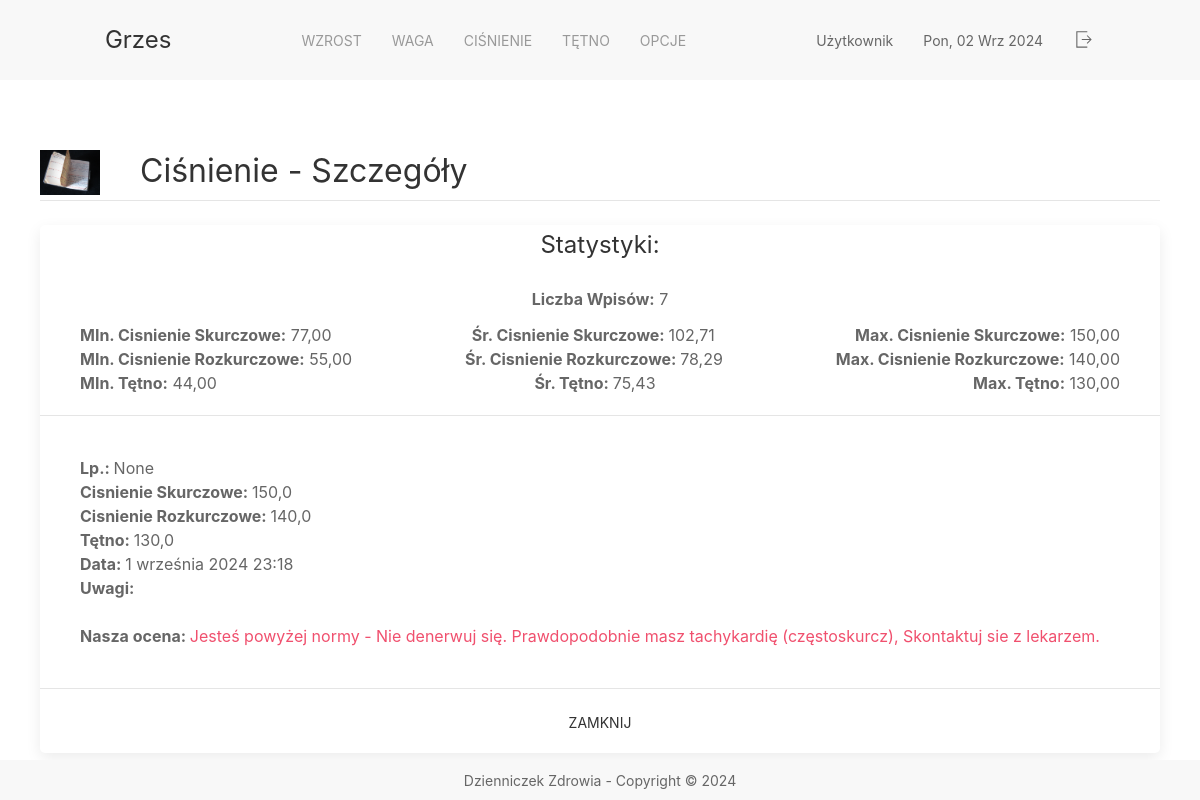
Screenshot of /pressures/details/1 with the database file from the repository.
### app_pressure/models.py (models this page shows)
class Pressure(models.Model):
    shrink = models.DecimalField(max_digits=5, decimal_places=1 ) # skurczowe
    diastole = models.DecimalField(max_digits=5, decimal_places=1 ) # rozkurczowe
    pulse = models.DecimalField(max_digits=5, decimal_places=1)
    date = models.DateTimeField()
    comments = models.CharField(max_length=255)

### app_pressure/views.py (the view)
# urls.py: path('details/<int:id>', views.pressure_details, name='pressure_details_url'),
def pressure_details(request, id):
    found_pressures = Pressure.objects.all()
    shrink_statistical_data = found_pressures.aggregate(Avg('shrink'), Min('shrink'), Max('shrink'), Count('shrink'))
    diastole_statistical_data = found_pressures.aggregate(Avg('diastole'), Min('diastole'), Max('diastole'), Count('diastole'))
    pulse_statistical_data = found_pressures.aggregate(Avg('pulse'), Min('pulse'), Max('pulse'), Count('pulse'))
    number = request.POST.get('number')
    found_pressure = Pressure.objects.get(pk=id)
    if not found_pressure:
        return HttpResponseNotFound('Zasób nie został znaleziony')
    context = {
        'number': number,
        'pressure': found_pressure,
        'shrink_statistical_data': shrink_statistical_data,
        'diastole_statistical_data': diastole_statistical_data,
        'pulse_statistical_data': pulse_statistical_data
    }
    return render(request,'app_pressure/pressure_details.html', context)

### app_pressure/templates/app_pressure/pressure_details.html (shortened to what this page needs)
{% extends 'fragments/layout.html' %}
{% load static %}
{% block page_content %}
    <div class="container">
        <div class="uk-panel">
            <img class="uk-align-left uk-margin-remove-adjacent" src="{% static 'background.JPG' %}" width="60"
                 height="28" alt="info">
            <h2 class="uk-heading-divider" style="position: relative">Ciśnienie - Szczegóły</h2>
        </div>
        <div class="uk-card uk-card-default uk-border-rounded">
            <div class="uk-card-header">
                <div>
                    <div class="uk-width-expand">
                        <h3 class="uk-card-title uk-position-relative uk-position-center">Statystyki:</h3>
                        <div class="uk-position-relative uk-position-center"><b> Liczba
                            Wpisów:</b> {{ shrink_statistical_data.shrink__count }}</div>
                        <div class="uk-flex uk-flex-between ">
                            <div><b> MIn. Cisnienie Skurczowe:</b> {{ shrink_statistical_data.shrink__min|floatformat:2 }}</div>
                            <div><b> Śr. Cisnienie Skurczowe: </b>{{ shrink_statistical_data.shrink__avg|floatformat:2 }}</div>
                            <div><b> Max. Cisnienie Skurczowe:</b> {{ shrink_statistical_data.shrink__max|floatformat:2 }}</div>
                        </div>
                        <div class="uk-flex uk-flex-between ">
                            <div><b> MIn. Cisnienie Rozkurczowe:</b> {{ diastole_statistical_data.diastole__min|floatformat:2 }}</div>
                            <div><b> Śr. Cisnienie Rozkurczowe: </b>{{ diastole_statistical_data.diastole__avg|floatformat:2 }}</div>
                            <div><b> Max. Cisnienie Rozkurczowe:</b> {{ diastole_statistical_data.diastole__max|floatformat:2 }}</div>
                        </div>
                        <div class="uk-flex uk-flex-between ">
                            <div><b> MIn. Tętno:</b> {{ pulse_statistical_data.pulse__min|floatformat:2 }}</div>
                            <div><b> Śr. Tętno: </b>{{ pulse_statistical_data.pulse__avg|floatformat:2 }}</div>
                            <div><b> Max. Tętno:</b> {{ pulse_statistical_data.pulse__max|floatformat:2 }}</div>
                        </div>
                    </div>
                </div>
            </div>
            <div class="uk-card-body">
                <span> <b>Lp.: </b> </span>
                <span> {{ number }} </span> <br>
                <span> <b>Cisnienie Skurczowe: </b> </span>
                <span>{{ pressure.shrink }}</span><br>
                <span> <b>Cisnienie Rozkurczowe: </b> </span>
                <span>{{ pressure.diastole }}</span><br>
                <span> <b>Tętno: </b> </span>
                <span>{{ pressure.pulse }}</span><br>
                <span> <b>Data: </b> </span>
                <span>{{ pressure.date }}</span><br>
                <span> <b>Uwagi: </b> </span>
                <br><br>
                <b>Nasza ocena: </b>
                {% if pressure.pulse > 100 %}
                    <span class="uk-text-danger"> Jesteś powyżej normy - Nie denerwuj się. </span>
                    <span class="uk-text-danger"> Prawdopodobnie masz tachykardię (częstoskurcz), Skontaktuj sie z lekarzem. </span>
                {% elif  pressure.pulse < 60  %}
                    <span class="uk-text-danger">  Jesteś powyżej normy - Nie denerwuj się.</span>
                    <span class="uk-text-danger">  Prawdopodobnie masz bradykardię, Skontaktuj sie z lekarzem. </span>
                {% else %}
                    <span class="uk-text-success"> Jesteś na dobrym poziomie - Tak trzymaj. </span>
                {% endif %}
            </div>
            <div class="uk-card-footer">
                <a href="/pressures"
                   class="uk-button uk-button-text uk-position-relative uk-position-top-center">Zamknij</a>
            </div>
        </div>
    </div>
{% endblock %}

### rows the page displays
Pressure: shrink "150,0", diastole "140,0", pulse "130,0", date "1 września 2024 23:18"

### other values shown
{{ shrink_statistical_data.shrink__count }} "7"
{{ shrink_statistical_data.shrink__min|floatformat:2 }} "77,00"
{{ shrink_statistical_data.shrink__avg|floatformat:2 }} "102,71"
{{ shrink_statistical_data.shrink__max|floatformat:2 }} "150,00"
{{ diastole_statistical_data.diastole__min|floatformat:2 }} "55,00"
{{ diastole_statistical_data.diastole__avg|floatformat:2 }} "78,29"
{{ diastole_statistical_data.diastole__max|floatformat:2 }} "140,00"
{{ pulse_statistical_data.pulse__min|floatformat:2 }} "44,00"
{{ pulse_statistical_data.pulse__avg|floatformat:2 }} "75,43"
{{ pulse_statistical_data.pulse__max|floatformat:2 }} "130,00"
{{ number }} "None"
